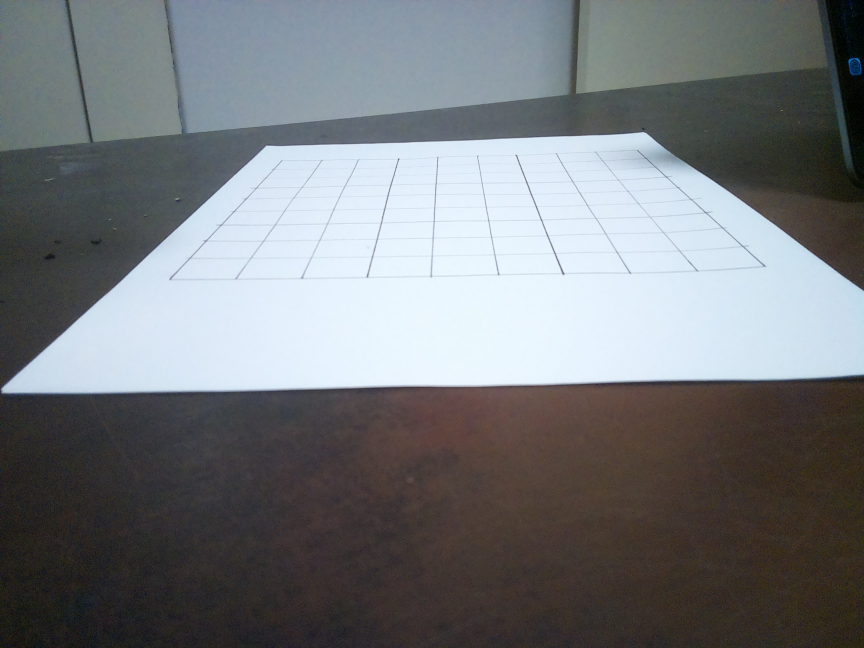
#> input picture photo.jpg, 2592 x 1944 px (shown at 1/3 size)
$ python -i GenerateTrainingData.py   (imports and definitions only)
#> lines starting #> are read from the running program, lines starting #| are printed output that depends on the picture; after the words box and inside, x2 and y2 are one past the last pixel; in counts of white or black regions, pixels touching at a corner belong together
#> further down, picture is the input picture: shape (1944, 2592, 3); mean B, G, R 123.7, 120.5, 117.2
import cv2
import numpy as np
import random
from PIL import ImageFont, ImageDraw, Image
from skimage.segmentation import clear_border # Optional: for removing border-touching elements
import os # For potential font file handling if needed (though using OpenCV fonts here)

# --- Constants ---
NUM_IMAGES_PER_DIGIT = 10
GRID_SIZE = 9
# Base size for generating the initial image (before perspective warp)
# Make it larger than final rectified size to avoid quality loss during warping
BASE_IMAGE_SIZE = 2000
# Target size for the rectified Sudoku grid (square) after perspective correction
RECTIFIED_GRID_SIZE = 900
CELL_SIZE = RECTIFIED_GRID_SIZE // GRID_SIZE # Size of one cell after rectification (100x100)
# Target size for the final processed cell images for the dataset
FINAL_CELL_SIZE = (28, 28)

# --- Helper Functions ---

# [259 lines left out: functions rectify, order_points, generate_sudoku_image, rectify_perspective, extract_cells, not called in this run]

def preprocess_cell(cell_image, target_size=(28, 28)):
    """
    Preprocesses an individual cell image for OCR training dataset.
    Converts to grayscale, blurs, thresholds, applies morphology, clears border,
    and resizes to the target size.

    Args:
        cell_image (np.ndarray): Image of a single Sudoku cell (expects BGR).
        target_size (tuple): The final desired (width, height) for the image.

    Returns:
        np.ndarray: Preprocessed grayscale image resized to target_size.
    """
#> called with target_size = (28, 28)
    # 1. Convert to Grayscale
    gray_cell = cv2.cvtColor(cell_image, cv2.COLOR_BGR2GRAY)

    # 2. Apply Gaussian Blur
    # Use a slightly larger kernel before thresholding if needed
    blurred_cell = cv2.GaussianBlur(gray_cell, (5, 5), 0)

    # 3. Apply Adaptive Thresholding (inverse binary)
    thresh_cell = cv2.adaptiveThreshold(blurred_cell, 255, cv2.ADAPTIVE_THRESH_GAUSSIAN_C,
                                        cv2.THRESH_BINARY_INV, 11, 3) # Adjust block size/C if needed
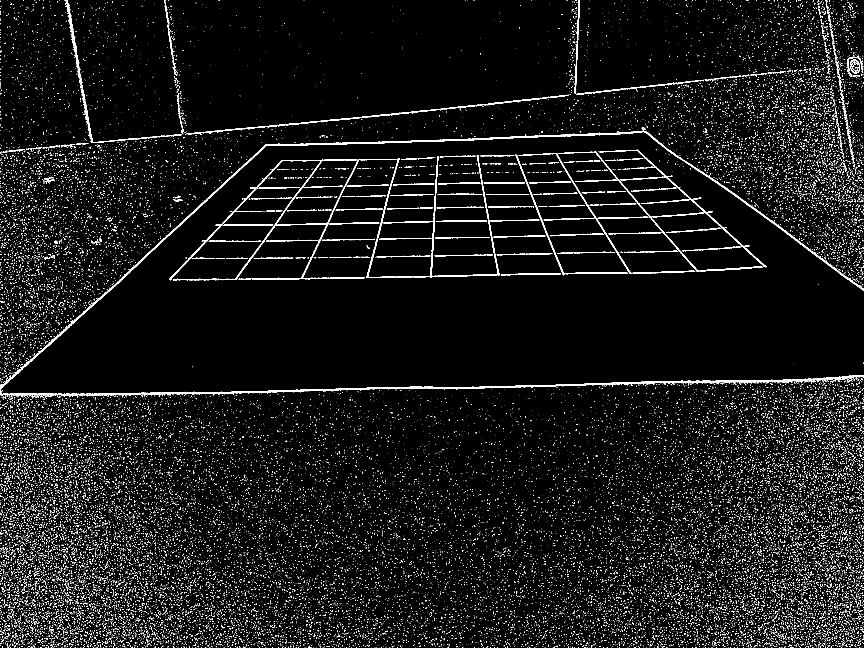
#> thresh_cell: shape (1944, 2592) (shown at 1/3 size); 4.5% white in thin lines or dots

    # 4. Morphological Operations (Optional but requested)
    # Kernel for morphology - adjust size as needed
    kernel = cv2.getStructuringElement(cv2.MORPH_RECT, (2, 2))
    # Example: Opening (remove small noise) - might remove thin parts of digits
    # processed_cell = cv2.morphologyEx(thresh_cell, cv2.MORPH_OPEN, kernel)
    # Example: Closing (close small gaps) - might connect noise
    # processed_cell = cv2.morphologyEx(thresh_cell, cv2.MORPH_CLOSE, kernel)
    # Often, just thresholding is enough, or a specific sequence like dilate then erode
    # Let's apply a slight dilation to make digits thicker, potentially followed by erosion
    dilated_cell = cv2.dilate(thresh_cell, kernel, iterations=1)
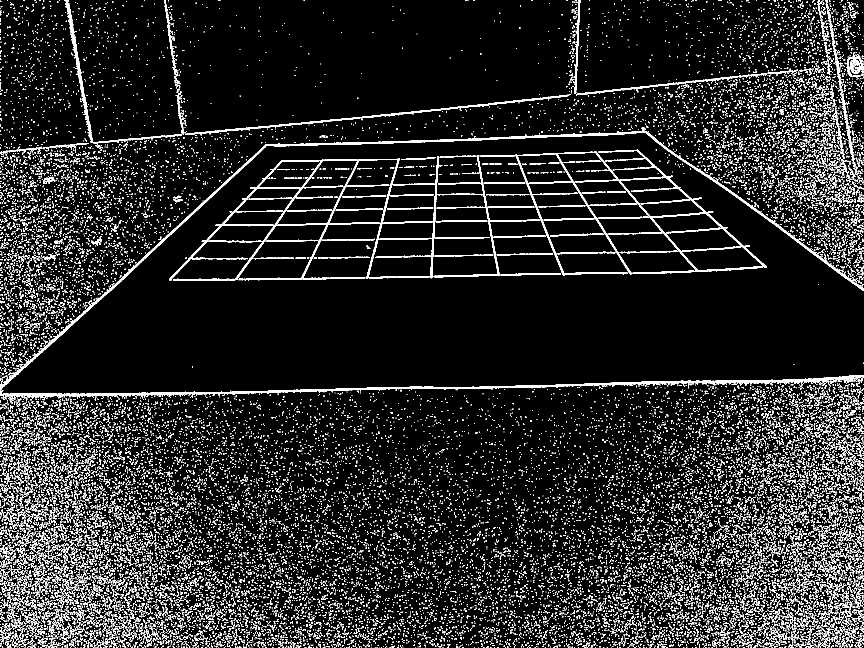
#> dilated_cell: shape (1944, 2592) (shown at 1/3 size); 8.8% white; 31130 white regions (28067 under 20 px), largest, box (x1, y1, x2, y2) and area: (0, 383, 2592, 1198) 36113, (508, 477, 1190, 842) 11591, (1675, 449, 2301, 816) 9558
    # eroded_cell = cv2.erode(dilated_cell, kernel, iterations=1) # Optional erosion after dilation
    processed_cell = dilated_cell # Using dilated result

    # 5. Clear Border Artifacts
    try:
        # Add a small temporary border before clearing, then remove it,
        # to handle cases where the digit perfectly touches the original edge.
        pad_width = 3
        padded_cell = cv2.copyMakeBorder(processed_cell, pad_width, pad_width, pad_width, pad_width, cv2.BORDER_CONSTANT, value=0)
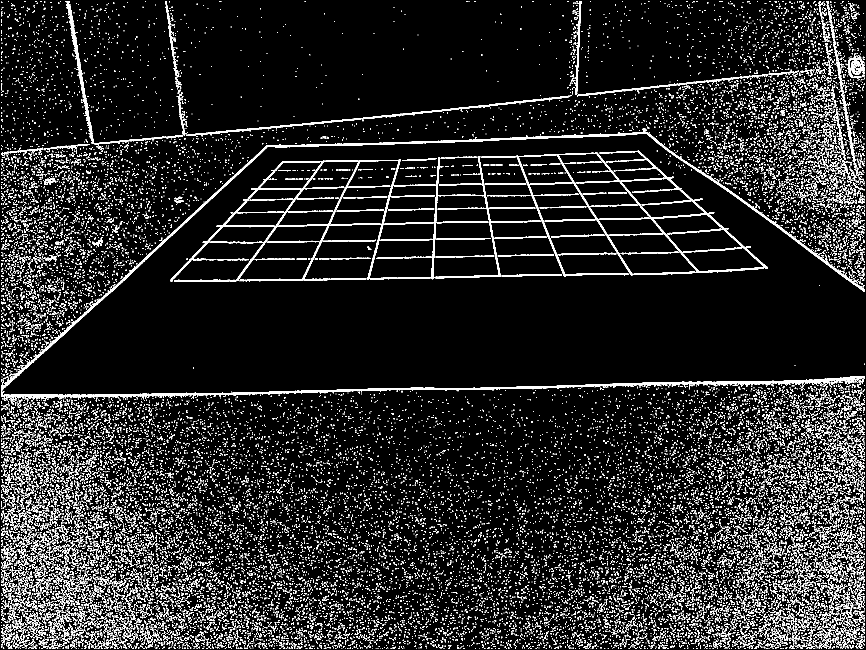
#> padded_cell: shape (1950, 2598) (shown at 1/3 size); 8.8% white; 31130 white regions (28067 under 20 px), largest, box (x1, y1, x2, y2) and area: (3, 386, 2595, 1201) 36113, (511, 480, 1193, 845) 11591, (1678, 452, 2304, 819) 9558
        cleared_padded = clear_border(padded_cell)
        # Crop back to original size (before padding)
        processed_cell = cleared_padded[pad_width:-pad_width, pad_width:-pad_width]

    except ImportError:
        print("[WARN] skimage not fully installed or import failed. Skipping clear_border.")
    except Exception as e:
         print(f"[WARN] Error during clear_border: {e}. Skipping.")

    # 6. Resize to Final Target Size (e.g., 28x28)
    # Use INTER_AREA for shrinking to potentially preserve features better
    resized_cell = cv2.resize(processed_cell, target_size, interpolation=cv2.INTER_AREA)
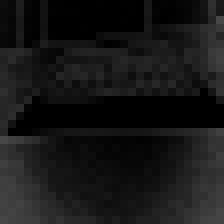
#> resized_cell: shape (28, 28) (shown 8 times larger); min 0, max 71, mean 22.4

    return resized_cell

# --- Main Data Generation Pipeline ---
# [65 lines not run here, left out]

    # The NumPy arrays X_train and y_train now hold your synthetic dataset.
    # You can now use them directly for training an ML model or save them:
    # np.savez_compressed('synthetic_sudoku_dataset.npz', X_train=X_train, y_train=y_train)
    # print("\n[INFO] Dataset saved to synthetic_sudoku_dataset.npz (optional)")

>>> import cv2
>>> picture = cv2.imread('photo.jpg')
>>> result = preprocess_cell(picture)

$ run again, on ChatGPT Image Apr 18, 2025 at 10_10_19 PM.png
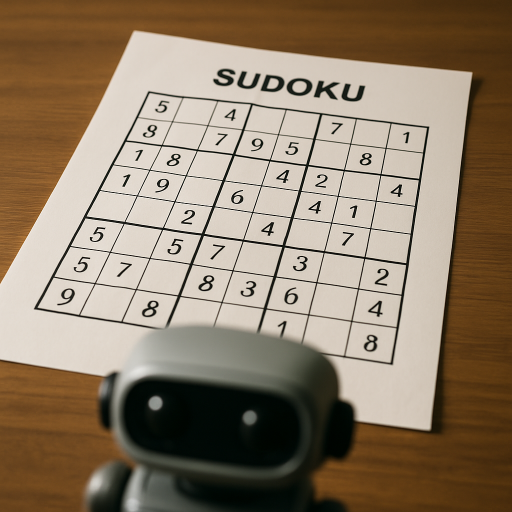
#> input picture ChatGPT Image Apr 18, 2025 at 10_10_19 PM.png, 1024 x 1024 px (shown at 1/2 size)
#> picture is the input picture: shape (1024, 1024, 3); mean B, G, R 104.9, 125.7, 142.7
#> in preprocess_cell, `thresh_cell = cv2.adaptiveThreshold(blurred_cell, 255, cv2.ADAPTIVE_TH..`:
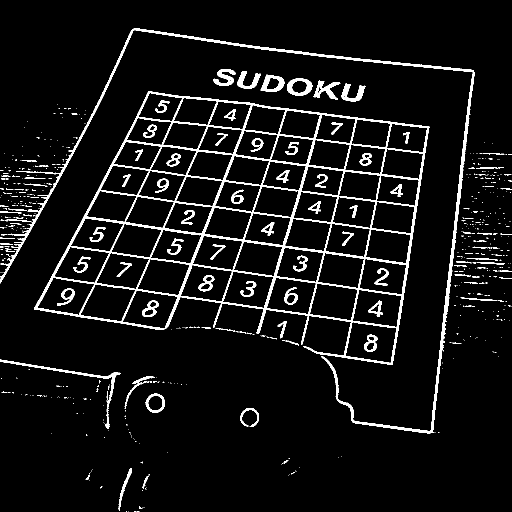
#> thresh_cell: shape (1024, 1024) (shown at 1/2 size); 6.6% white; 635 white regions (522 under 20 px), largest, box (x1, y1, x2, y2) and area: (68, 182, 859, 730) 34257, (0, 57, 949, 867) 11488, (0, 719, 241, 858) 1470
#> dilated_cell: shape (1024, 1024); 8.9% white; 485 white regions (324 under 20 px), largest, box (x1, y1, x2, y2) and area: (68, 182, 860, 731) 45262, (0, 57, 950, 868) 15351, (0, 719, 242, 859) 1989
#> padded_cell: shape (1030, 1030); 8.8% white; 485 white regions (324 under 20 px), largest, box (x1, y1, x2, y2) and area: (71, 185, 863, 734) 45262, (3, 60, 953, 871) 15351, (3, 722, 245, 862) 1989
#> in preprocess_cell, `resized_cell = cv2.resize(processed_cell, target_size, interpolation=c..`:
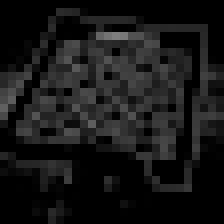
#> resized_cell: shape (28, 28) (shown 8 times larger); min 0, max 125, mean 22.6

$ run again, on digits.png
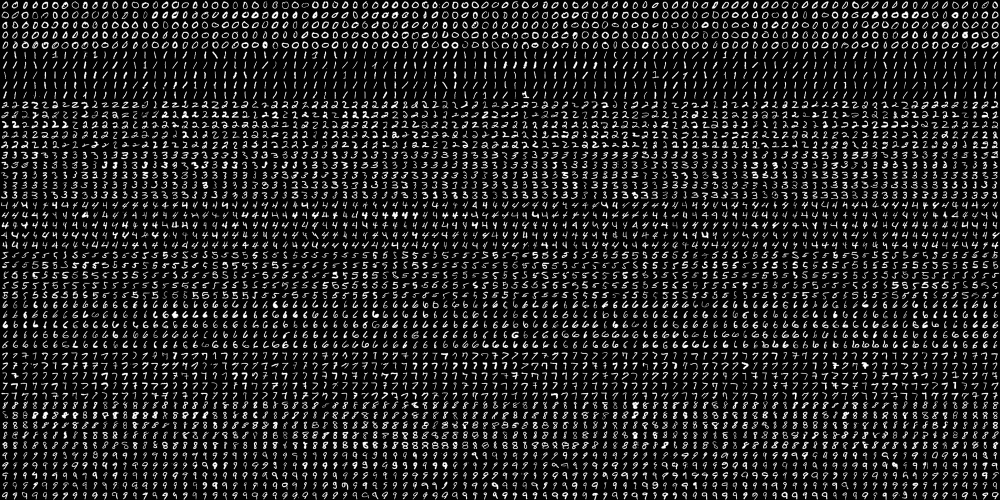
#> input picture digits.png, 2000 x 1000 px (shown at 1/2 size)
#> picture is the input picture: shape (1000, 2000, 3); min 0, max 255, mean 33.8
#> in preprocess_cell, `thresh_cell = cv2.adaptiveThreshold(blurred_cell, 255, cv2.ADAPTIVE_TH..`:
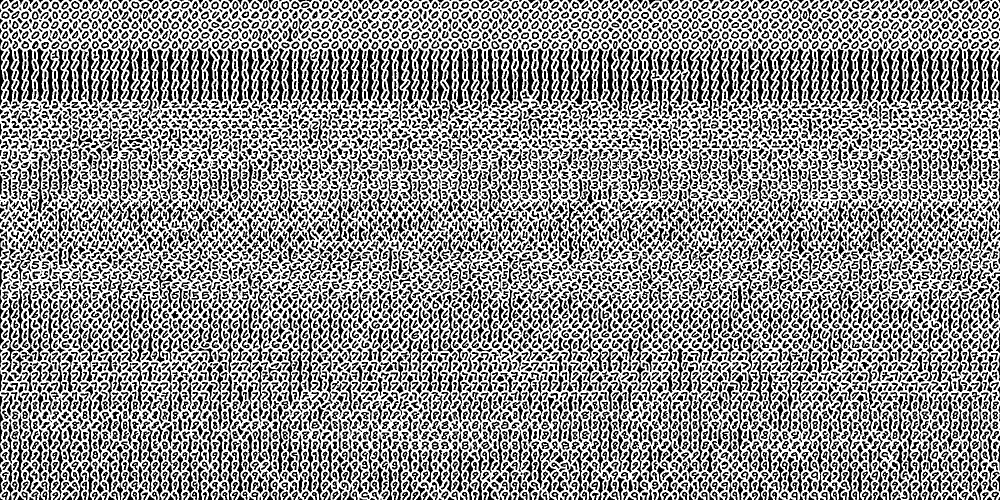
#> thresh_cell: shape (1000, 2000) (shown at 1/2 size); 55.9% white; 7996 black regions (251 under 20 px), largest, box (x1, y1, x2, y2) and area: (593, 597, 607, 801) 1059, (892, 98, 909, 242) 968, (1412, 77, 1428, 232) 961
#> dilated_cell: shape (1000, 2000); 71.1% white; 8708 black regions (857 under 20 px), largest, box (x1, y1, x2, y2) and area: (914, 98, 928, 211) 767, (974, 99, 988, 212) 762, (934, 97, 947, 210) 748
#> padded_cell: shape (1006, 2006); 70.5% white; 8348 black regions (768 under 20 px), largest, box (x1, y1, x2, y2) and area: (0, 0, 2006, 1006) 36625, (917, 101, 931, 214) 767, (977, 102, 991, 215) 762
#> in preprocess_cell, `resized_cell = cv2.resize(processed_cell, target_size, interpolation=c..`:
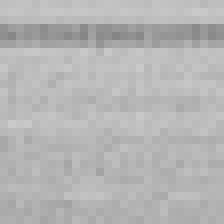
#> resized_cell: shape (28, 28) (shown 8 times larger); min 133, max 202, mean 181.4
